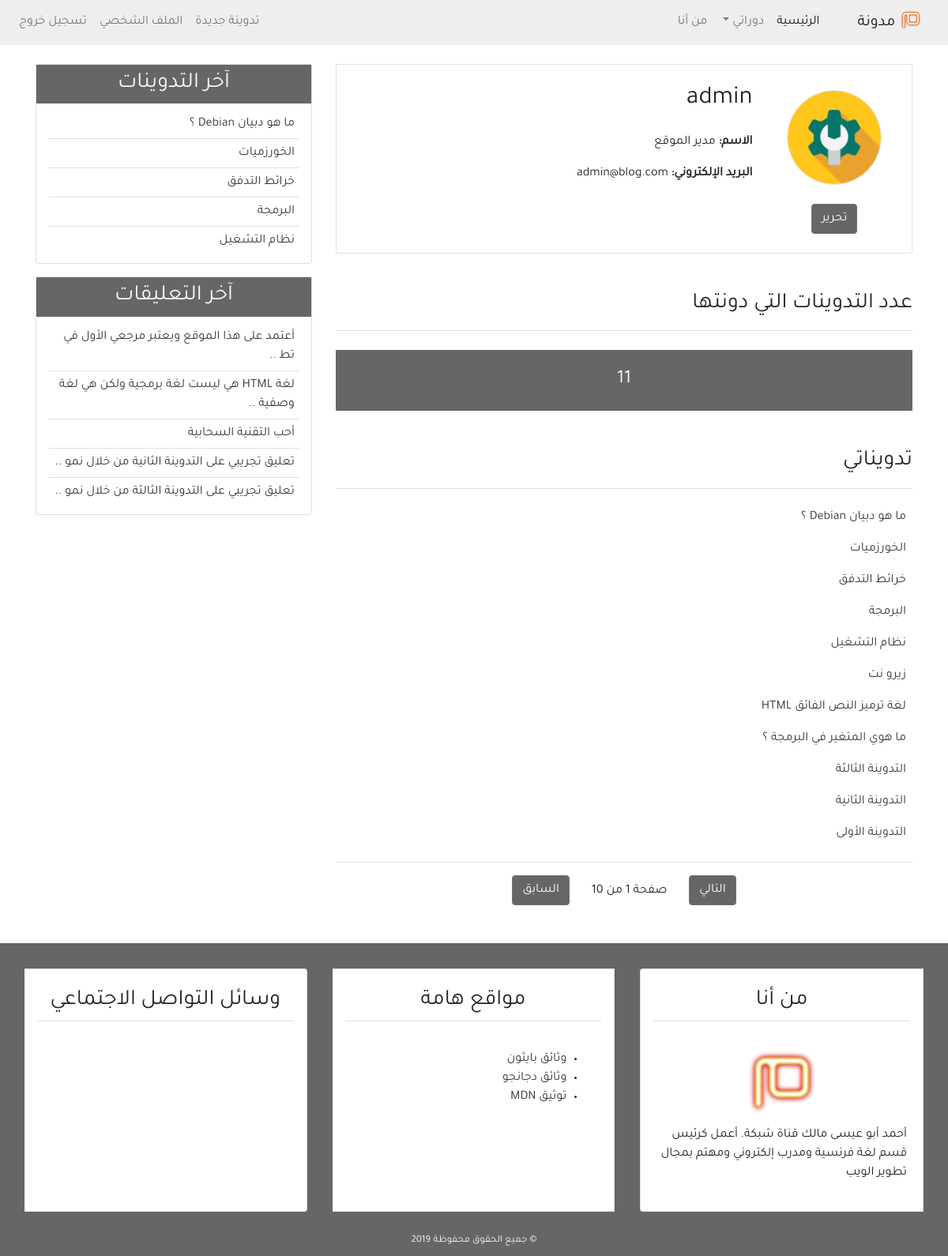
/profile/ (signed in), run on the app's committed database.
### user/models.py (models this page shows, shortened)
class Profile(models.Model):
    image = models.ImageField(default='default.jpg', upload_to='profile_pics')
    user = models.OneToOneField(User, on_delete=models.CASCADE)

### blog/models.py (models this page shows, shortened)
class Post(models.Model):
    title = models.CharField(max_length=100)
    content = models.TextField()
    post_date = models.DateTimeField(default=timezone.now)
    post_update = models.DateTimeField(auto_now=True)
    author = models.ForeignKey(User, on_delete=models.CASCADE)
    class Meta:
        ordering = ('-post_date', )

class Comment(models.Model):
    name = models.CharField(max_length=50, verbose_name='الاسم')
    email = models.EmailField(verbose_name='البريد الإلكتروني')
    body = models.TextField(verbose_name='التعليق')
    comment_date = models.DateTimeField(auto_now_add=True)
    active = models.BooleanField(default=False)
    post = models.ForeignKey(
        Post, on_delete=models.CASCADE, related_name='comments')
    class Meta:
        ordering = ('-comment_date',)

### user/views.py (the view)
# urls.py: path('profile/', views.profile, name='profile'),
@login_required(login_url='login')
def profile(request):
    posts = Post.objects.filter(author=request.user)
    return render(request, 'user/profile.html', {
        'title': 'الملف الشخصي',
        'posts': posts,
    })

### blog/templatetags/post_tag.py (called while the page is built)
@register.inclusion_tag('blog/latest_posts.html')
def latest_posts():
    context = {
        'l_posts': Post.objects.all()[0:5],
    }
    return context

@register.inclusion_tag('blog/latest_comments.html')
def latest_comments():
    context = {
        'l_comments': Comment.objects.filter(active=True)[:5],
    }
    return context

### user/templates/user/profile.html (shortened to what this page needs)
{% extends 'blog/base.html' %}
{% block content %}
<div class="border p-4 mb-5">
    <div class="row">
        <div class="col-md-3 text-center">
            <img class="img-fluid rounded-circle border m-2" width="120px" src="{{user.profile.image.url}}"
                alt="صورة الناشر">
            <div class="mt-3">
                <a class="btn btn-secondary bg-secondary" href="#"> تحرير</a>
            </div>
        </div>
        <div class="col-md-9">
            <h2 class="mb-4">{{user.username}}</h2>
            <p class="font-weight-bold">الاسم: <span class="font-weight-normal">{{user.first_name}}
                    {{user.last_name}}</span></p>
            <p class="font-weight-bold">البريد الإلكتروني: <span class="font-weight-normal">{{user.email}}</span></p>
        </div>
    </div>
</div>
<div class="row mb-5">
    <div class="col-md">
        <h3 class="border-bottom pb-3 mb-4">عدد التدوينات التي دونتها</h3>
        <h4 class="bg-secondary text-center p-4 text-light">
            {{posts.count}}
        </h4>
        <h3 class="border-bottom mb-4 pb-3 mt-5">تدويناتي</h3>
        {% for post in posts %}
        <ul class="pr-2">
            <a class="text-dark" href="{% url 'detail' post.id %}">{{post.title}}</a>
        </ul>
        {% empty %}
        <h4 class="text-center mb-5">لا يوجد تدوينات</h4>
        {% endfor %}
        {% if posts.count >= 10 %}
        <div class="border-top pt-3 mt-4 text-center">
            <a class="btn btn-secondary bg-secondary" href="#">التالي</a>
            <span class="pr-4 pl-4">صفحة 1 من 10</span>
            <a class="btn btn-secondary bg-secondary" href="#">السابق</a>
        </div>
        {% endif %}
    </div>
</div>
{% endblock content %}

### blog/templates/blog/latest_posts.html
<ul class="list-group-flush latest-post">
    {% for post in l_posts %}
    <li class="list-group-item latest-post-item">
        <a class="text-dark" href="{% url 'detail' post.id %}">{{post.title}}</a>
    </li>
    {% endfor %}
</ul>

### blog/templates/blog/latest_comments.html
<ul class="list-group-flush latest-comment">
    {% for comment in l_comments %}
    <li class="list-group-item latest-comment-item">
        <a class="text-dark" href="{% url 'detail' comment.post.id %}">
            {% if comment.body|length > 40 %}
            {{comment.body|slice:'45'}} ..
            {% else %}
            {{comment.body}}
            {% endif %}
        </a>
    </li>
    {% empty %}
    <li class="list-group-item latest-comment-item">لا يوجد تعليقات</li>
    {% endfor %}
</ul>

### blog/static/blog/css/main.css (style rules this page uses)
html, body { direction: rtl; text-align: right; }
body { font-family: 'Tajawal', sans-serif; }
.bg-secondary { background-color: #666 !important; }
.latest-post, .latest-comment { padding: 0 15px; }
.latest-post .latest-post-item, .latest-comment .latest-comment-item { padding: 6px; }
.latest-post li:first-child, .latest-comment li:first-child { border-top: 0; }
.latest-post li:last-child, .latest-comment li:last-child { border-bottom: 0; padding-bottom: 0; }

### data on the page
Post: title "ما هو دبيان Debian ؟"
Post: title "الخورزميات"
Post: title "خرائط التدفق"
Post: title "البرمجة"
Post: title "نظام التشغيل"
Post: title "زيرو نت"
Post: title "لغة ترميز النص الفائق HTML"
Post: title "ما هوي المتغير في البرمجة ؟"
Post: title "التدوينة الثالثة"
Post: title "التدوينة الثانية"
Post: title "التدوينة الأولى"
Comment: body "أعتمد على هذا الموقع ويعتبر مرجعي الأول في تط"
Comment: body "لغة HTML هي ليست لغة برمجية ولكن هي لغة وصفية"
Comment: body "أحب التقنية السحابية"
Comment: body "تعليق تجريبي على التدوينة الثانية من خلال نمو"
Comment: body "تعليق تجريبي على التدوينة الثالثة من خلال نمو"

### other printed values
{{ user.username }} "admin"
{{ user.first_name }} "مدير"
{{ user.last_name }} "الموقع"
{{ user.email }} "admin@blog.com"
{{ posts.count }} "11"
